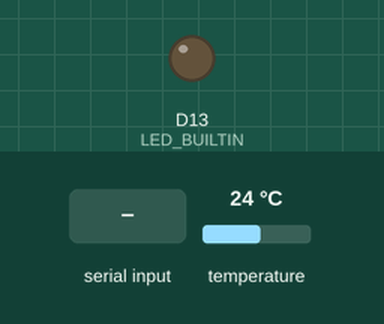
A sketch run on a simulated Arduino Zero (SAMD21). Parts: output pins drawn as LEDs (lit = HIGH). Inputs (shaded band) come from the test bench; at power-on: temperature 24 °C. What the sketch prints to the serial monitor is not drawn.

Above: at 1.2 s.
1.3 s: "T?\n" received over Serial
At 1.9 s:
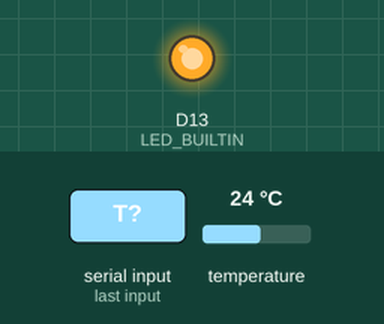
3.5 s: "*IDN?\n" received over Serial
5.0 s: "A?\n" received over Serial
Timing chart, 0 to 8.0 s (numbered marks = the images above; inputs shaded):
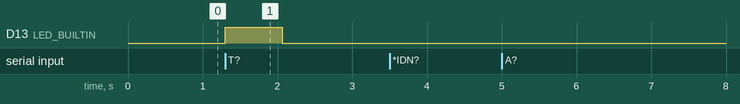

Measured:
- after the input at 1.3 s, D13 (LED_BUILTIN): LOW → HIGH at once, → LOW 0.76 s later

The sketch:

OneWireThermometer.ino
```cpp
/*
 * 1-wire thermometer
 *
 * This program provides communication with a DS18B20 temperature
 * sensor which is connected to the Arduino at the defined pin.
 * Communication is made via the serial (USB) interface with the
 * connection parameters (57600/8-N-1) and the end sequence \n (<LF>;
 * 0x0A). Showing of all supported commands with "HELP?".
 *
 * https://github.com/100prznt/TemperatureProbeQualification
 */

#define FIRMWARE_VERSION "0.02"
#define HARDWARE_NAME "Arduino M0"

#define ONE_WIRE_BUS_PIN 2 //Pullup 4K7


#include <OneWire.h>
#include <DallasTemperature.h>


OneWire oneWire(ONE_WIRE_BUS_PIN);
DallasTemperature sensors(&oneWire);

uint8_t address[8];
String inStr;


void setup()
{
  pinMode(LED_BUILTIN, OUTPUT);

  SerialUSB.begin(57600);
  while (!SerialUSB)
  {
    ; // wait for serial port to connect. Needed for native USB port only
  }

  sensors.begin();

  OneWire ow(ONE_WIRE_BUS_PIN);
  ow.search(address);
}

void loop()
{
  if (SerialUSB.available() > 0)
  {
    digitalWrite(LED_BUILTIN, HIGH);   // turn the LED on (HIGH is the voltage level)

    inStr = SerialUSB.readStringUntil(10);
    if (inStr == "*IDN?" || inStr == "I?")
      SerialUSB.println(HARDWARE_NAME + String(" - 1-wire thermometer"));
    else if (inStr == "T?")
    {
      sensors.requestTemperatures(); // Send the command to get temperature readings
      float temp = sensors.getTempCByIndex(0);
      SerialUSB.println(temp, 4);
    }
    else if (inStr == "R?")
        SerialUSB.println(sensors.getResolution());
    else if (inStr == "F?")
        SerialUSB.println(FIRMWARE_VERSION);
    else if (inStr == "A?")
    {
      for (uint8_t i = 0; i < 8; i++)
      {
        if (address[i] < 0x10)
          SerialUSB.print("0");
        SerialUSB.print(address[i], HEX);
        if (i < 7)
          SerialUSB.print(":");
      }
      SerialUSB.println();
    }
    else if (inStr == "R 9")
      sensors.setResolution(address, 9);
    else if (inStr == "R 10")
      sensors.setResolution(address, 10);
    else if (inStr == "R 11")
      sensors.setResolution(address, 11);
    else if (inStr == "R 12")
      sensors.setResolution(address, 12);
    else if (inStr == "HELP?")
    {
      SerialUSB.println("1-wire thermometer - Commands");
      SerialUSB.println("");
      SerialUSB.println("Command  Description");
      SerialUSB.println("*IDN?    Request hardwarename");
      SerialUSB.println("F?       Request firmware version");
      SerialUSB.println("A?       Request address of connected 1-wire sensor");
      SerialUSB.println("R?       Request sensor resolution in bits");
      SerialUSB.println("R <res>  Set sensor resolution in bits <9 ... 12>");
      SerialUSB.println("T?       Performe and fetch a measurement");
    }
    else
      SerialUSB.println("Invalid command! Show supported commands with \"HELP?\"");
    digitalWrite(LED_BUILTIN, LOW);    // turn the LED off by making the voltage LOW
  }
}
```
